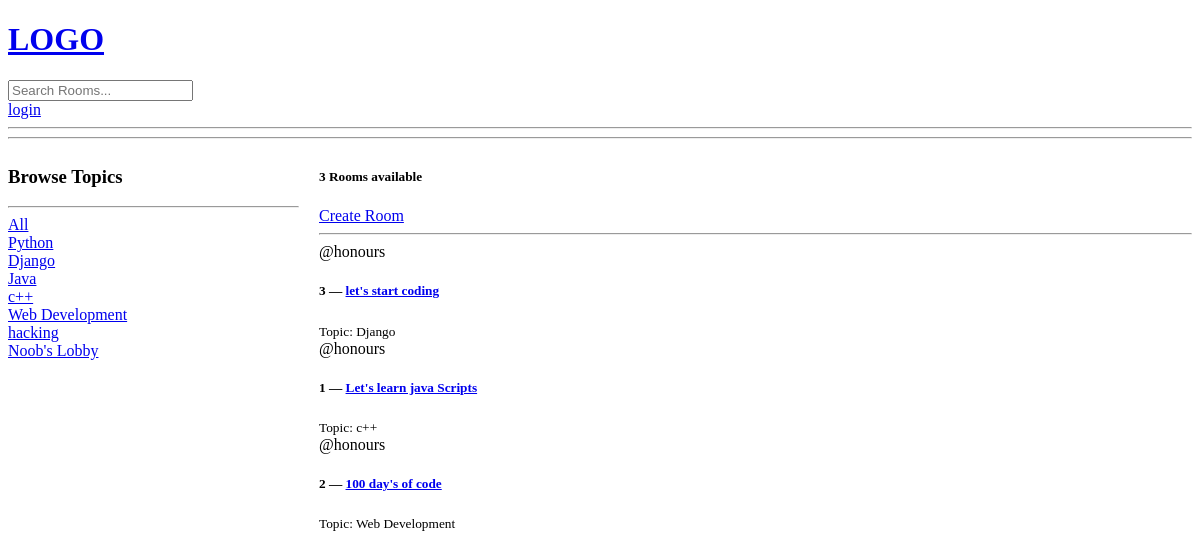
Before: / with the older database file.
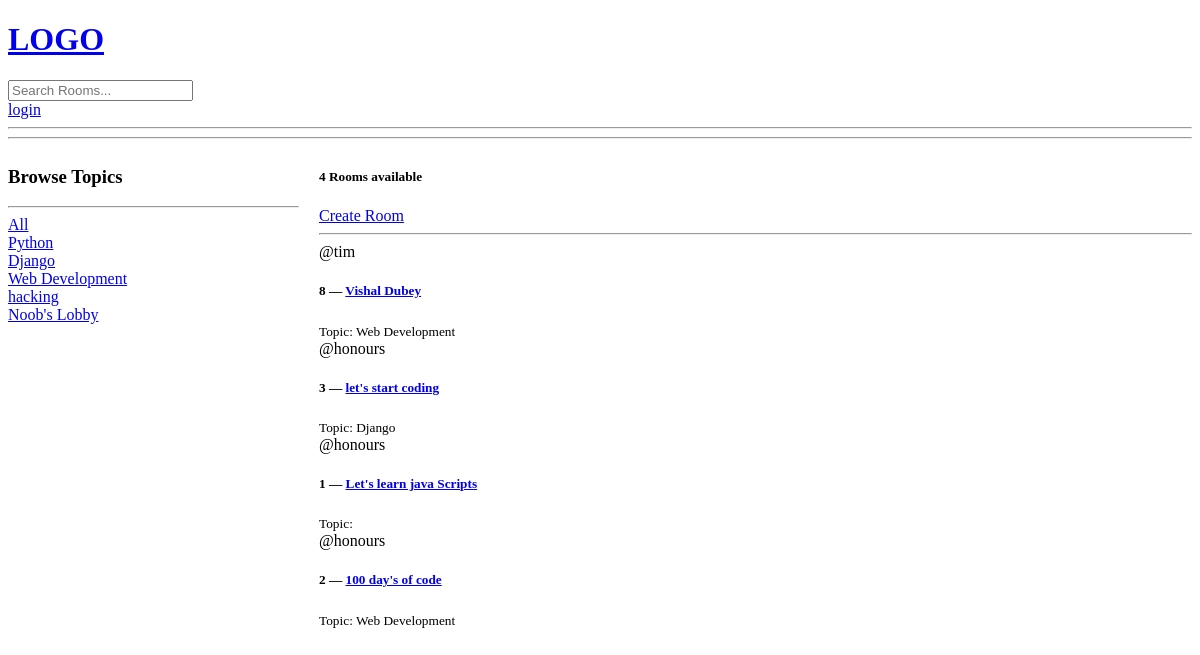
After: the same page with the newer database file.
### base/models.py (models this page shows, shortened)
class Topic(models.Model):
    name = models.CharField(max_length=200)

class Room(models.Model):
    host = models.ForeignKey(User,on_delete=models.SET_NULL ,null = True)
    topic =  models.ForeignKey(Topic,on_delete=models.SET_NULL ,null = True)
    name = models.CharField(max_length=200)
    description = models.TextField(null=True , blank=True)
    updated = models.DateTimeField(auto_now=True)
    created = models.DateTimeField(auto_now_add= True)
    class Meta:
         ordering = ['-updated','-created']

### base/views.py (the view)
# urls.py: path('', views.home, name='home'),  # Home page
def home(request):
    q = request.GET.get('q') if request.GET.get('q') != None else ''  # Get search query from URL
    rooms = Room.objects.filter(
        Q(topic__name__icontains=q) |  # Filter by topic name
        Q(name__icontains=q) |  # Filter by room name
        Q(description__icontains=q)  # Filter by room description
    )
    topics = Topic.objects.all()  # Fetch all topics
    room_count = rooms.count()  # Count the number of rooms
    context = {'rooms': rooms, 'topics': topics, 'room_count': room_count}
    return render(request, 'base/home.html', context)  # Render home page

### base/templates/base/home.html (shortened to what this page needs)
{% extends 'base/main.html' %}
{% block content %}
<div class="home-container">
    <div class="topics-container">
        <h3>Browse Topics</h3>
        <hr>
        <div>
            <a href="{% url 'home' %}">All</a>
        </div>
        {% for topic in topics %}
            <div>
                <a href="{% url 'home' %}?q={{ topic.name }}">{{ topic.name }}</a>
            </div>
        {% endfor %}
    </div>
    <div class="rooms-container">
        <div>
            <h5>{{room_count}} Rooms available</h5>
            <a href="{% url 'create-room' %}">Create Room</a>
        </div>
        <hr>
        {% for room in rooms %}
            <div class="room-card">
                <span>@{{ room.host.username }}</span>
                <h5>{{ room.id }} — <a href="{% url 'room' room.id %}">{{ room.name }}</a></h5>
                <small>Topic: {{ room.topic.name }}</small>
            </div>
        {% endfor %}
    </div>
</div>
{% endblock content %}

### base/templates/base/main.html (shortened to what this page needs)
<!DOCTYPE html>
<html lang="en">
<head>
</head>
<body>
    {% include 'base/navbar.html' %}
    {% block content %}{% endblock %}
</body>
</html>

### base/templates/base/navbar.html
<a href="/">
    <h1>LOGO</h1>
</a>
<form method="GET" action="{% url 'home' %}">
    <input type="text" name = "q" placeholder="Search Rooms...">
</form>
{% if request.user.is_authenticated %}
<a href="{% url 'logout' %}">LogOut</a>
{% else  %}
<a href="{% url 'login' %}">login </a>
{% endif %}
<hr>
<hr>

### base/templates/base/home.html (style rules this page uses)
.home-container { display: grid; grid-template-columns: 1fr 3fr; gap: 20px; }

Changed rows visible on the page:
removed Topic: name "Java"
removed Topic: name "c++"
added Room: host.username "tim", id "8", name "Vishal Dubey", topic.name "Web Development"
changed Room "Let's learn java Scripts": topic.name "c++" → (not shown)
Other visible differences:
{{ room_count }}: "3" → "4"
